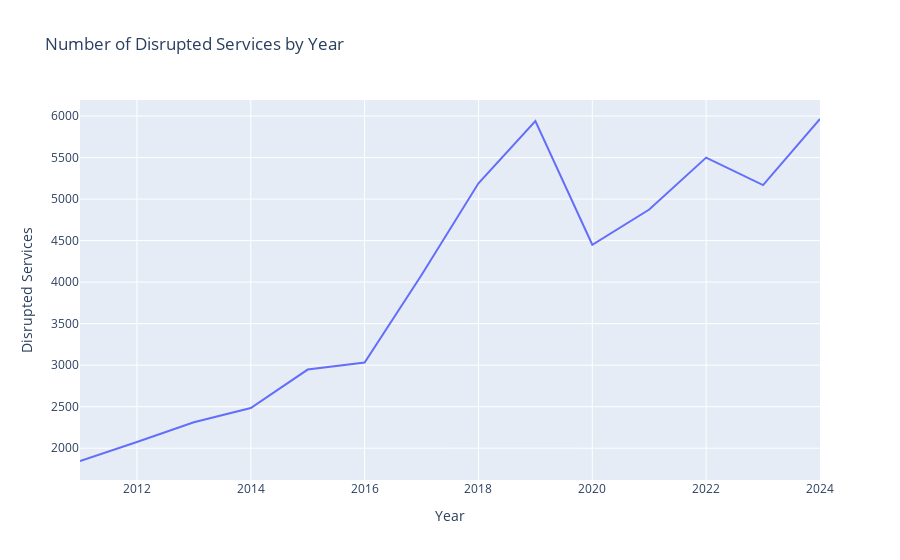

Write notebook code for a chart like this one.
### Markdown cell above
8. How many services were disrupted in different years? Make a line plot.

### Code cell
result = db.execute("""
    SELECT EXTRACT(YEAR FROM start_time) as year, COUNT(DISTINCT rdt_id) as disrupted_services
    FROM disruptions
    GROUP BY year
    ORDER BY year;
    """).fetchall()

df = pd.DataFrame(result, columns=['Year', 'Disrupted Services'])
fig = px.line(df, x='Year', y='Disrupted Services', title='Number of Disrupted Services by Year')
fig.show()

### Figure 1 — Plotly figure (JSON) as saved in the notebook; plotly's stock layout.template omitted (floating-point values rounded to 4 significant figures)
{"data": [{"hovertemplate": "Year=%{x}<br>Disrupted Services=%{y}<extra></extra>", "legendgroup": "", "line": {"color": "#636efa", "dash": "solid"}, "marker": {"symbol": "circle"}, "mode": "lines", "name": "", "orientation": "v", "showlegend": false, "type": "scatter", "x": [2011, 2012, 2013, 2014, 2015, 2016, 2017, 2018, 2019, 2020, 2021, 2022, 2023, 2024], "xaxis": "x", "y": [1846, 2074, 2312, 2484, 2947, 3031, 4085, 5190, 5940, 4450, 4874, 5499, 5168, 5964], "yaxis": "y"}], "layout": {"legend": {"tracegroupgap": 0}, "title": {"text": "Number of Disrupted Services by Year"}, "xaxis": {"anchor": "y", "domain": [0, 1], "title": {"text": "Year"}}, "yaxis": {"anchor": "x", "domain": [0, 1], "title": {"text": "Disrupted Services"}}}}
